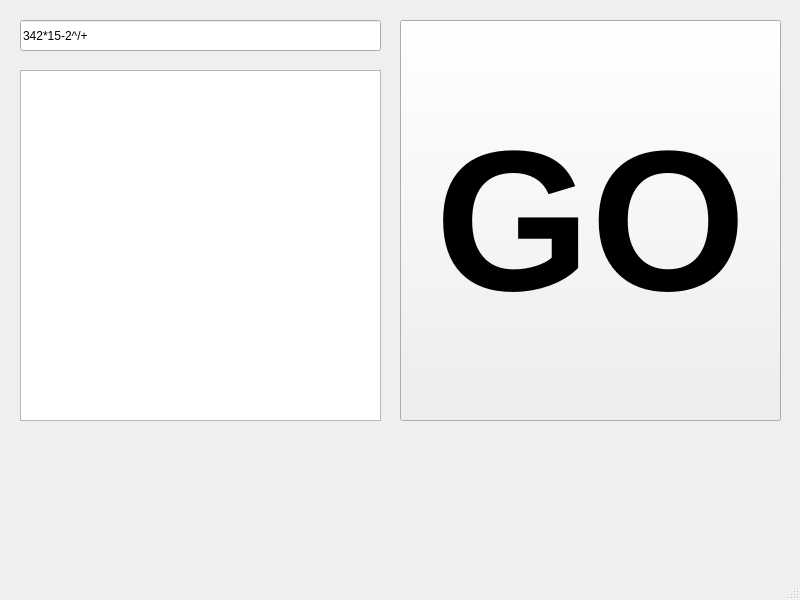
<?xml version="1.0" encoding="UTF-8"?>
<ui version="4.0">
 <class>MainWindow</class>
 <widget class="QMainWindow" name="MainWindow">
  <property name="geometry">
   <rect>
    <x>0</x>
    <y>0</y>
    <width>800</width>
    <height>600</height>
   </rect>
  </property>
  <property name="windowTitle">
   <string>MainWindow</string>
  </property>
  <widget class="QWidget" name="centralwidget">
   <widget class="QLineEdit" name="polishin">
    <property name="geometry">
     <rect>
      <x>20</x>
      <y>20</y>
      <width>361</width>
      <height>31</height>
     </rect>
    </property>
    <property name="text">
     <string>342*15-2^/+</string>
    </property>
   </widget>
   <widget class="QTextBrowser" name="polishout">
    <property name="geometry">
     <rect>
      <x>20</x>
      <y>70</y>
      <width>361</width>
      <height>351</height>
     </rect>
    </property>
   </widget>
   <widget class="QPushButton" name="pushButton">
    <property name="geometry">
     <rect>
      <x>400</x>
      <y>20</y>
      <width>381</width>
      <height>401</height>
     </rect>
    </property>
    <property name="font">
     <font>
      <pointsize>150</pointsize>
      <weight>75</weight>
      <italic>false</italic>
      <bold>true</bold>
      <underline>false</underline>
      <strikeout>false</strikeout>
     </font>
    </property>
    <property name="autoFillBackground">
     <bool>false</bool>
    </property>
    <property name="text">
     <string>GO</string>
    </property>
   </widget>
  </widget>
  <widget class="QMenuBar" name="menubar">
   <property name="geometry">
    <rect>
     <x>0</x>
     <y>0</y>
     <width>800</width>
     <height>20</height>
    </rect>
   </property>
  </widget>
  <widget class="QStatusBar" name="statusbar"/>
 </widget>
 <resources/>
 <connections/>
</ui>
